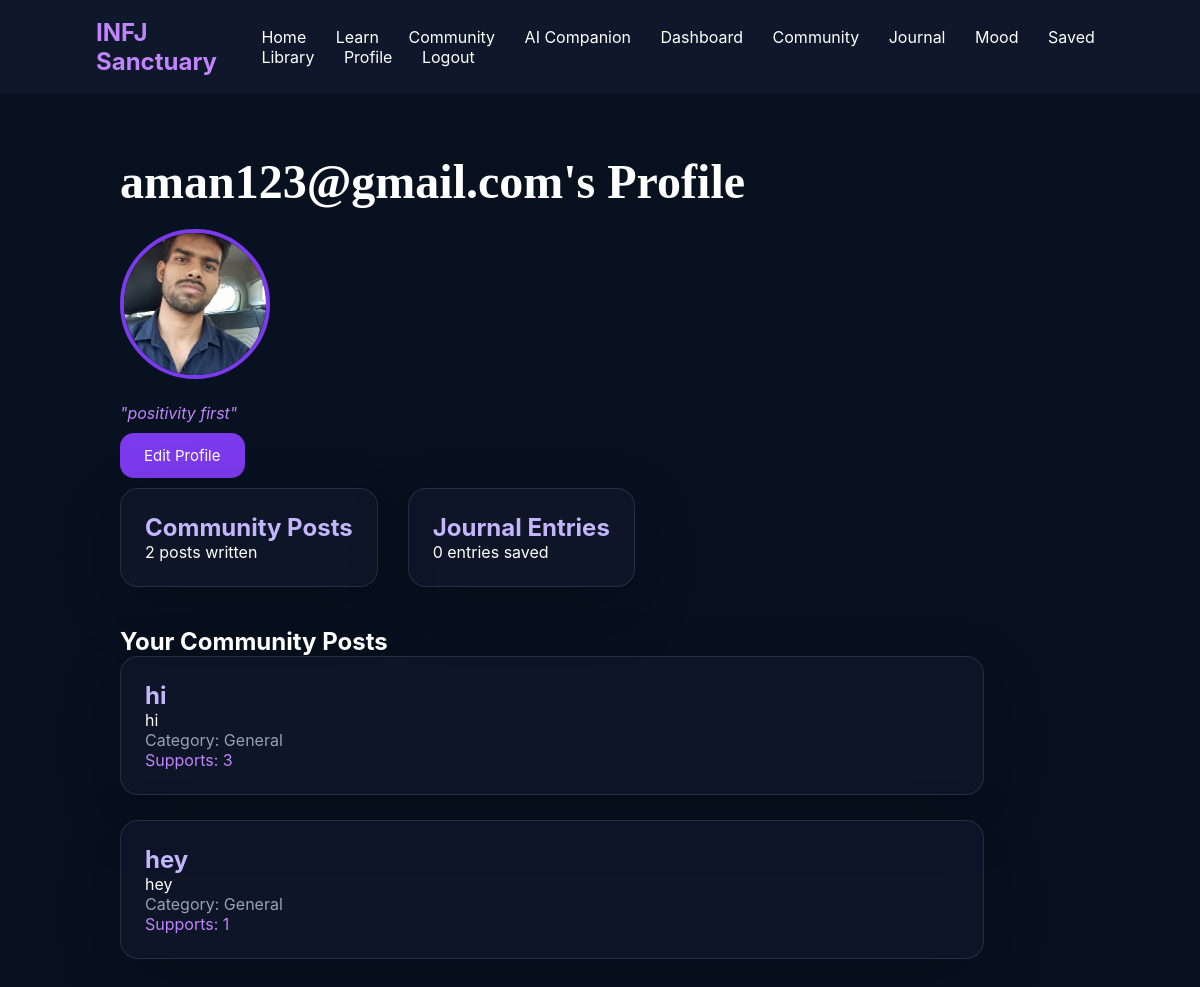
The app's page /profile (signed in) with its own data.
### app.py (models this page shows)
class User(db.Model, UserMixin):
    id = db.Column(db.Integer, primary_key=True)
    username = db.Column(db.String(100), nullable=False, unique=True)
    password = db.Column(db.String(100), nullable=False)
    bio = db.Column(db.Text, default="")
    favorite_quote = db.Column(db.String(300), default="")
    profile_picture = db.Column(
        db.String(500),
        default="https://i.imgur.com/2DhmtJ4.png"
    )
    posts = db.relationship("Post", backref="author", lazy=True)

class Post(db.Model):
    id = db.Column(db.Integer, primary_key=True)
    title = db.Column(db.String(200), nullable=False)
    content = db.Column(db.Text, nullable=False)
    user_id = db.Column(db.Integer, db.ForeignKey("user.id"))
    is_anonymous = db.Column(db.Boolean, default=False)
    likes = db.Column(db.Integer, default=0)
    category = db.Column(db.String(100), default="General")
    created_at = db.Column(db.DateTime, default=datetime.utcnow)
    comments = db.relationship(
        "Comment",
        backref="post",
        lazy=True,
        cascade="all, delete"
    )

### app.py (the view)
@app.route("/profile")
@login_required
def profile():
    user_posts = Post.query.filter_by(user_id=current_user.id).all()
    user_journals = Journal.query.filter_by(
        user_id=current_user.id
    ).all()
    return render_template(
        "profile.html",
        user_posts=user_posts,
        user_journals=user_journals
    )

### app.py (called while the page is built)
@login_manager.user_loader
def load_user(user_id):
    return User.query.get(int(user_id))

### templates/profile.html (shortened to what this page needs)
<!DOCTYPE html>
<html>
<head>
    <link rel="stylesheet"
    href="{{ url_for('static', filename='css/style.css') }}">
</head>
<body>
{% include 'navbar.html' %}
<div class="page">
    <h1>{{ current_user.username }}'s Profile</h1>
    <img
    src="{{ current_user.profile_picture }}"
    style="
        width:150px;
        height:150px;
        border-radius:50%;
        object-fit:cover;
        margin-bottom:20px;
        border:4px solid #7c3aed;
    "
    >
    <p style="color:#c084fc; font-style:italic;">
      "{{ current_user.favorite_quote }}"
    </p>
    <a href="/edit-profile"
    class="btn primary">
      Edit Profile
    </a>
    <div class="cards">
        <div class="card">
            <h2>Community Posts</h2>
            <p>
                {{ user_posts|length }} posts written
            </p>
        </div>
        <div class="card">
            <h2>Journal Entries</h2>
            <p>
                {{ user_journals|length }} entries saved
            </p>
        </div>
    </div>
    <br><br>
    <h2>Your Community Posts</h2>
    {% if user_posts %}
        {% for post in user_posts %}
            <div class="card"
            style="width:90%; margin-bottom:25px;">
                <h2>{{ post.title }}</h2>
                <p>{{ post.content }}</p>
                <p style="color:#94a3b8;">
                    Category: {{ post.category }}
                </p>
                <p style="color:#c084fc;">
                    Supports: {{ post.likes }}
                </p>
            </div>
        {% endfor %}
    {% else %}
        <p>You have not created any posts yet.</p>
    {% endif %}
</div>
</body>
</html>

### static/css/style.css (style rules this page uses)
* { margin: 0; padding: 0; box-sizing: border-box; }
body { background: #030712; color: white; font-family: 'Inter', Arial, sans-serif; }
.page { padding: 60px 10%; background: #07111f; min-height: 100vh; }
.page h1 { font-family: 'Cormorant Garamond', serif; font-size: 48px; margin-bottom: 20px; }
.cards { display: flex; gap: 30px; flex-wrap: wrap; }
.card { background: rgba(15, 23, 42, 0.82); border: 1px solid rgba(148, 163, 184, 0.18); border-radius: 18px; padding: 24px; box-shadow: 0 20px 60px rgba(0,0,0,0.25); }
.card h2 { color: #c4b5fd; }
.btn { padding: 13px 24px; margin: 10px 8px 10px 0; border: none; border-radius: 14px; cursor: pointer; font-size: 15px; text-decoration: none; display: inline-block; }
.primary { background: #7c3aed; color: white; }

### records on screen
User: username "aman123@gmail.com", profile_picture (picture), favorite_quote "positivity first"
Post: title "hi", content "hi", category "General", likes "3"
Post: title "hey", content "hey", category "General", likes "1"

### other values on screen
{{ user_posts|length }} "2"
{{ user_journals|length }} "0"
